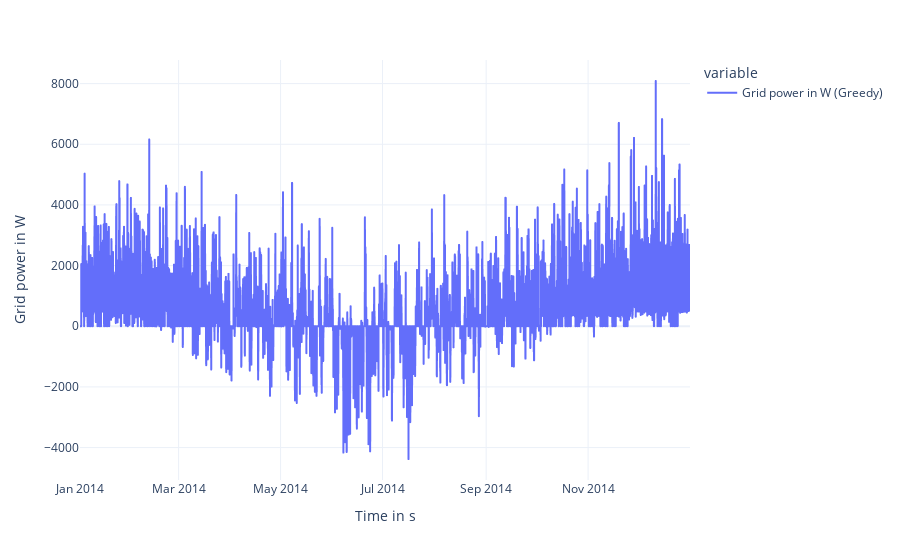

Write notebook code for a chart like this one.
### Markdown cell above
### Grid power

### Code cell
df["Grid power in W (Greedy)"].plot(template=template, labels={"value": "Grid power in W"})

### Figure 1 — Plotly figure (JSON) as saved in the notebook; plotly's stock layout.template omitted (floating-point values rounded to 4 significant figures; data arrays with more than 128 entries replaced by an {"elided": "..."} marker saying what was removed)
{"data": [{"hovertemplate": "variable=Grid power in W (Greedy)<br>Time in s=%{x}<br>Grid power in W=%{y}<extra></extra>", "legendgroup": "Grid power in W (Greedy)", "line": {"color": "#636efa", "dash": "solid"}, "marker": {"symbol": "circle"}, "mode": "lines", "name": "Grid power in W (Greedy)", "showlegend": true, "type": "scattergl", "x": {"elided": "8760 str values"}, "xaxis": "x", "y": {"elided": "8760 float values"}, "yaxis": "y"}], "layout": {"legend": {"title": {"text": "variable"}, "tracegroupgap": 0}, "margin": {"t": 60}, "xaxis": {"anchor": "y", "domain": [0, 1], "title": {"text": "Time in s"}}, "yaxis": {"anchor": "x", "domain": [0, 1], "title": {"text": "Grid power in W"}}}}
